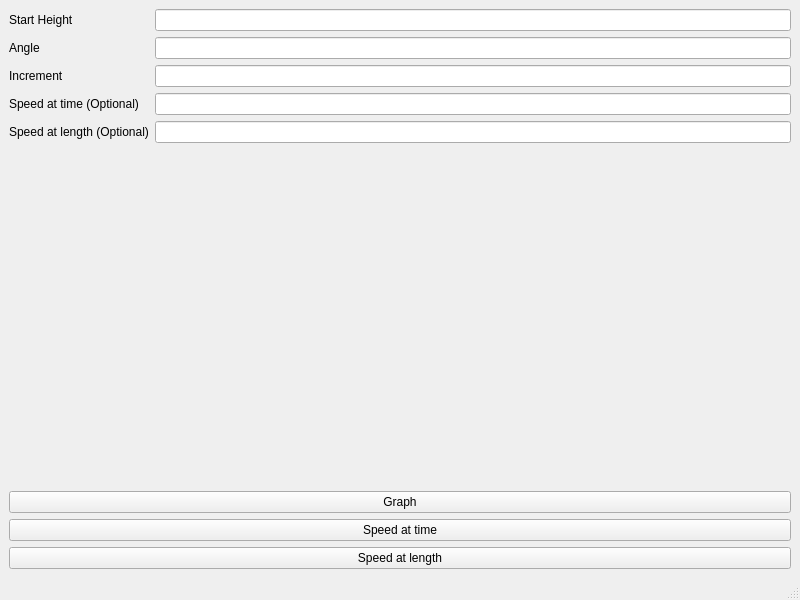
<?xml version="1.0" encoding="UTF-8"?>
<ui version="4.0">
 <class>MainWindow</class>
 <widget class="QMainWindow" name="MainWindow">
  <property name="geometry">
   <rect>
    <x>0</x>
    <y>0</y>
    <width>800</width>
    <height>600</height>
   </rect>
  </property>
  <property name="windowTitle">
   <string>Stjæler Oplysninger</string>
  </property>
  <widget class="QWidget" name="centralwidget">
   <layout class="QVBoxLayout" name="verticalLayout">
    <item>
     <layout class="QFormLayout" name="formLayout">
      <item row="0" column="0">
       <widget class="QLabel" name="Start_Height_lbl">
        <property name="text">
         <string>Start Height</string>
        </property>
       </widget>
      </item>
      <item row="0" column="1">
       <layout class="QHBoxLayout" name="horizontalLayout">
        <item>
         <layout class="QVBoxLayout" name="verticalLayout_9">
          <item>
           <widget class="QLineEdit" name="Start_Height_le"/>
          </item>
         </layout>
        </item>
       </layout>
      </item>
      <item row="1" column="0">
       <widget class="QLabel" name="Angle_lbl">
        <property name="text">
         <string>Angle</string>
        </property>
       </widget>
      </item>
      <item row="1" column="1">
       <layout class="QVBoxLayout" name="verticalLayout_2">
        <item>
         <widget class="QLineEdit" name="Angle_le"/>
        </item>
       </layout>
      </item>
      <item row="2" column="0">
       <widget class="QLabel" name="Increment_lbl">
        <property name="text">
         <string>Increment</string>
        </property>
       </widget>
      </item>
      <item row="2" column="1">
       <layout class="QVBoxLayout" name="verticalLayout_10">
        <item>
         <widget class="QLineEdit" name="Increment_le"/>
        </item>
       </layout>
      </item>
      <item row="3" column="0">
       <widget class="QLabel" name="Speed_lbl">
        <property name="text">
         <string>Speed at time (Optional)</string>
        </property>
       </widget>
      </item>
      <item row="3" column="1">
       <layout class="QHBoxLayout" name="horizontalLayout_7">
        <item>
         <layout class="QVBoxLayout" name="verticalLayout_7">
          <item>
           <widget class="QLineEdit" name="Speed_le"/>
          </item>
         </layout>
        </item>
       </layout>
      </item>
      <item row="4" column="0">
       <widget class="QLabel" name="Length_lbl">
        <property name="text">
         <string>Speed at length (Optional)</string>
        </property>
       </widget>
      </item>
      <item row="4" column="1">
       <layout class="QVBoxLayout" name="verticalLayout_8">
        <item>
         <widget class="QLineEdit" name="Length_le"/>
        </item>
       </layout>
      </item>
     </layout>
    </item>
    <item>
     <widget class="QPushButton" name="pushButton">
      <property name="text">
       <string>Graph</string>
      </property>
     </widget>
    </item>
    <item>
     <widget class="QPushButton" name="pushButton_2">
      <property name="text">
       <string>Speed at time</string>
      </property>
     </widget>
    </item>
    <item>
     <widget class="QPushButton" name="pushButton_3">
      <property name="text">
       <string>Speed at length</string>
      </property>
     </widget>
    </item>
   </layout>
  </widget>
  <widget class="QMenuBar" name="menubar">
   <property name="geometry">
    <rect>
     <x>0</x>
     <y>0</y>
     <width>800</width>
     <height>22</height>
    </rect>
   </property>
  </widget>
  <widget class="QStatusBar" name="statusbar"/>
 </widget>
 <tabstops>
  <tabstop>pushButton</tabstop>
 </tabstops>
 <resources/>
 <connections/>
</ui>
